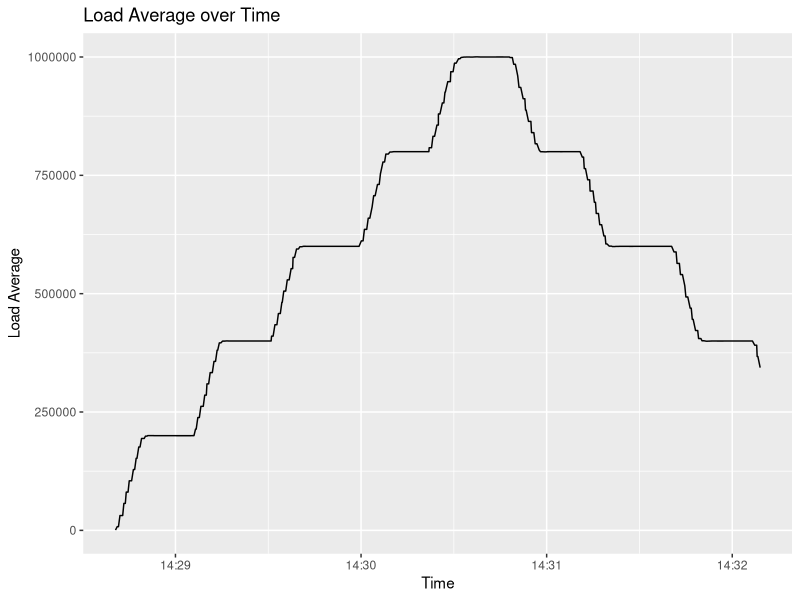

Here is the R script that generated this plot:
# © Copyright 2013 by LR Construction Technologies Limited.
#  All rights Reserved.  No part of this document may be reproduced or
#  transmitted in any form or by any means, electronic, mechanical,
#  photocopying, recording, or otherwise, without prior written permission of
#  LR Construction Technologies Limited.
#
#
#  @author    patty  (patty.hao@lrtcl.com)

library(readxl)
library(dplyr)
library(lubridate)
library(ggplot2)

#read data
device1_data <- read_excel("1.xlsx")
device2_data <- read_excel("2.xlsx", skip = 4)

#read time
start_time <- readLines("Start_time.txt")
start_time <- ymd_hms(start_time)

#change time format
device1_data <- device1_data %>% 
  mutate(Time = seconds_to_period(Time) + start_time)

# every row in sheet3
for (i in 1:nrow(device2_data)) {
  # find the time 
  current_time <- device2_data$Time[i]
  current_time_seconds <- as.integer(floor(as.numeric(current_time)))
  # find the same time in sheet2
  matching_rows <- device1_data[as.integer(floor(as.numeric(device1_data$Time))) == current_time_seconds, ]
  if (nrow(matching_rows) > 0) {
    # calculate averange of load data of sheet2
    load_average <- mean(matching_rows$Load)
    # add into sheet3
    device2_data$Load_Average[i] <- load_average
  } else {    
    device2_data$Load_Average[i] <- NA
  } 
}

#visulization
plot_data <- data.frame(Time = device2_data$Time, Load_Average = device2_data$Load_Average)
ggplot(plot_data, aes(x = Time, y = Load_Average)) +
  geom_line() +
  xlab("Time") +
  ylab("Load Average") +
  ggtitle("Load Average over Time")

#output
write.csv(device2_data, file = "output.csv", row.names = FALSE)


